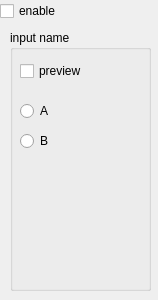
<?xml version="1.0" encoding="UTF-8"?>
<ui version="4.0">
 <class>Form</class>
 <widget class="QWidget" name="Form">
  <property name="geometry">
   <rect>
    <x>0</x>
    <y>0</y>
    <width>158</width>
    <height>300</height>
   </rect>
  </property>
  <property name="windowTitle">
   <string>Form</string>
  </property>
  <widget class="QGroupBox" name="groupBox">
   <property name="geometry">
    <rect>
     <x>10</x>
     <y>30</y>
     <width>141</width>
     <height>261</height>
    </rect>
   </property>
   <property name="title">
    <string>input name</string>
   </property>
   <widget class="QCheckBox" name="checkBox_2">
    <property name="geometry">
     <rect>
      <x>10</x>
      <y>30</y>
      <width>98</width>
      <height>22</height>
     </rect>
    </property>
    <property name="text">
     <string>preview</string>
    </property>
   </widget>
   <widget class="QRadioButton" name="radioButton">
    <property name="geometry">
     <rect>
      <x>10</x>
      <y>70</y>
      <width>117</width>
      <height>22</height>
     </rect>
    </property>
    <property name="text">
     <string>A</string>
    </property>
   </widget>
   <widget class="QRadioButton" name="radioButton_2">
    <property name="geometry">
     <rect>
      <x>10</x>
      <y>100</y>
      <width>117</width>
      <height>22</height>
     </rect>
    </property>
    <property name="text">
     <string>B</string>
    </property>
   </widget>
  </widget>
  <widget class="QCheckBox" name="checkBox">
   <property name="geometry">
    <rect>
     <x>0</x>
     <y>0</y>
     <width>98</width>
     <height>22</height>
    </rect>
   </property>
   <property name="text">
    <string>enable</string>
   </property>
  </widget>
 </widget>
 <resources/>
 <connections/>
</ui>
